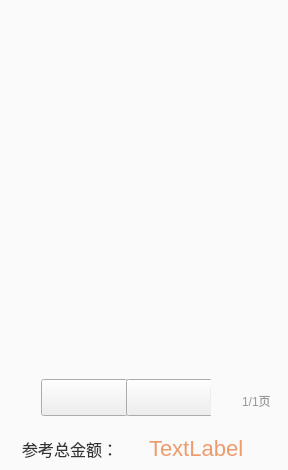
<?xml version="1.0" encoding="UTF-8"?>
<ui version="4.0">
 <class>OGoodsSelectWidget</class>
 <widget class="QWidget" name="OGoodsSelectWidget">
  <property name="geometry">
   <rect>
    <x>0</x>
    <y>0</y>
    <width>288</width>
    <height>470</height>
   </rect>
  </property>
  <property name="palette">
   <palette>
    <active>
     <colorrole role="Base">
      <brush brushstyle="SolidPattern">
       <color alpha="255">
        <red>255</red>
        <green>255</green>
        <blue>255</blue>
       </color>
      </brush>
     </colorrole>
     <colorrole role="Window">
      <brush brushstyle="SolidPattern">
       <color alpha="255">
        <red>250</red>
        <green>250</green>
        <blue>250</blue>
       </color>
      </brush>
     </colorrole>
    </active>
    <inactive>
     <colorrole role="Base">
      <brush brushstyle="SolidPattern">
       <color alpha="255">
        <red>255</red>
        <green>255</green>
        <blue>255</blue>
       </color>
      </brush>
     </colorrole>
     <colorrole role="Window">
      <brush brushstyle="SolidPattern">
       <color alpha="255">
        <red>250</red>
        <green>250</green>
        <blue>250</blue>
       </color>
      </brush>
     </colorrole>
    </inactive>
    <disabled>
     <colorrole role="Base">
      <brush brushstyle="SolidPattern">
       <color alpha="255">
        <red>250</red>
        <green>250</green>
        <blue>250</blue>
       </color>
      </brush>
     </colorrole>
     <colorrole role="Window">
      <brush brushstyle="SolidPattern">
       <color alpha="255">
        <red>250</red>
        <green>250</green>
        <blue>250</blue>
       </color>
      </brush>
     </colorrole>
    </disabled>
   </palette>
  </property>
  <property name="windowTitle">
   <string>Form</string>
  </property>
  <layout class="QVBoxLayout" name="verticalLayout">
   <property name="spacing">
    <number>0</number>
   </property>
   <property name="leftMargin">
    <number>0</number>
   </property>
   <property name="topMargin">
    <number>0</number>
   </property>
   <property name="rightMargin">
    <number>0</number>
   </property>
   <property name="bottomMargin">
    <number>0</number>
   </property>
   <item>
    <widget class="OutStockGoodsSelectTitleWidget" name="titleWidget" native="true">
     <property name="minimumSize">
      <size>
       <width>0</width>
       <height>34</height>
      </size>
     </property>
     <property name="maximumSize">
      <size>
       <width>16777215</width>
       <height>34</height>
      </size>
     </property>
    </widget>
   </item>
   <item>
    <widget class="OutStockGoodsSelectListView" name="listView">
     <property name="styleSheet">
      <string notr="true">border:none;
background-color: rgb(250, 250, 250);</string>
     </property>
     <property name="verticalScrollBarPolicy">
      <enum>Qt::ScrollBarAlwaysOff</enum>
     </property>
     <property name="horizontalScrollBarPolicy">
      <enum>Qt::ScrollBarAlwaysOff</enum>
     </property>
    </widget>
   </item>
   <item>
    <widget class="QWidget" name="leftWidget" native="true">
     <property name="minimumSize">
      <size>
       <width>0</width>
       <height>41</height>
      </size>
     </property>
     <property name="maximumSize">
      <size>
       <width>16777215</width>
       <height>41</height>
      </size>
     </property>
     <property name="styleSheet">
      <string notr="true">QWidget#leftWidget{
        background-color:#fafafa;
}</string>
     </property>
     <layout class="QHBoxLayout" name="horizontalLayout_4">
      <property name="spacing">
       <number>0</number>
      </property>
      <property name="leftMargin">
       <number>14</number>
      </property>
      <property name="topMargin">
       <number>0</number>
      </property>
      <property name="rightMargin">
       <number>14</number>
      </property>
      <property name="bottomMargin">
       <number>0</number>
      </property>
      <item>
       <spacer name="horizontalSpacer_2">
        <property name="orientation">
         <enum>Qt::Horizontal</enum>
        </property>
        <property name="sizeHint" stdset="0">
         <size>
          <width>40</width>
          <height>20</height>
         </size>
        </property>
       </spacer>
      </item>
      <item>
       <widget class="QWidget" name="widget_5" native="true">
        <property name="sizePolicy">
         <sizepolicy hsizetype="Preferred" vsizetype="Preferred">
          <horstretch>0</horstretch>
          <verstretch>0</verstretch>
         </sizepolicy>
        </property>
        <property name="minimumSize">
         <size>
          <width>170</width>
          <height>0</height>
         </size>
        </property>
        <property name="maximumSize">
         <size>
          <width>170</width>
          <height>16777215</height>
         </size>
        </property>
        <layout class="QHBoxLayout" name="horizontalLayout_5">
         <property name="spacing">
          <number>0</number>
         </property>
         <property name="leftMargin">
          <number>0</number>
         </property>
         <property name="topMargin">
          <number>0</number>
         </property>
         <property name="rightMargin">
          <number>0</number>
         </property>
         <property name="bottomMargin">
          <number>0</number>
         </property>
         <item>
          <widget class="QPushButton" name="lastPageButton">
           <property name="minimumSize">
            <size>
             <width>87</width>
             <height>37</height>
            </size>
           </property>
           <property name="maximumSize">
            <size>
             <width>87</width>
             <height>37</height>
            </size>
           </property>
           <property name="styleSheet">
            <string notr="true">QPushButton
{
        border-image: url(:/saleImage/btn-up-nomal.png);
}

QPushButton:pressed
{
        border-image: url(:/saleImage/btn-up-pess.png);
}

QPushButton:disabled
{
border-image: url(:/saleImage/btn-up-disable.png);
}</string>
           </property>
           <property name="text">
            <string/>
           </property>
          </widget>
         </item>
         <item>
          <widget class="QPushButton" name="nextPageButton">
           <property name="minimumSize">
            <size>
             <width>87</width>
             <height>37</height>
            </size>
           </property>
           <property name="maximumSize">
            <size>
             <width>87</width>
             <height>37</height>
            </size>
           </property>
           <property name="styleSheet">
            <string notr="true">QPushButton{
        border-image: url(:/saleImage/btn-down-nomal.png);
}

QPushButton:pressed{
        border-image: url(:/saleImage/btn-down-pess.png);
}

QPushButton:disabled{
        border-image: url(:/saleImage/btn-down-disabled.png);
}</string>
           </property>
           <property name="text">
            <string/>
           </property>
          </widget>
         </item>
         <item>
          <widget class="QWidget" name="widget_6" native="true">
           <property name="minimumSize">
            <size>
             <width>1</width>
             <height>18</height>
            </size>
           </property>
           <property name="maximumSize">
            <size>
             <width>1</width>
             <height>18</height>
            </size>
           </property>
           <property name="styleSheet">
            <string notr="true">border: 1px solid #ededed;</string>
           </property>
          </widget>
         </item>
        </layout>
       </widget>
      </item>
      <item>
       <spacer name="horizontalSpacer">
        <property name="orientation">
         <enum>Qt::Horizontal</enum>
        </property>
        <property name="sizeHint" stdset="0">
         <size>
          <width>40</width>
          <height>20</height>
         </size>
        </property>
       </spacer>
      </item>
      <item>
       <widget class="QLabel" name="pageLabel">
        <property name="styleSheet">
         <string notr="true">font-size:12px;
color:#999999;
font-family:&quot;微软雅黑&quot;;
padding-top:6px;</string>
        </property>
        <property name="text">
         <string>1/1页</string>
        </property>
       </widget>
      </item>
     </layout>
    </widget>
   </item>
   <item>
    <widget class="QWidget" name="bottomWidget" native="true">
     <property name="minimumSize">
      <size>
       <width>0</width>
       <height>52</height>
      </size>
     </property>
     <property name="maximumSize">
      <size>
       <width>16777215</width>
       <height>52</height>
      </size>
     </property>
     <property name="styleSheet">
      <string notr="true">background:#fafafa;</string>
     </property>
     <widget class="QWidget" name="horizontalLayoutWidget">
      <property name="geometry">
       <rect>
        <x>0</x>
        <y>0</y>
        <width>291</width>
        <height>61</height>
       </rect>
      </property>
      <layout class="QHBoxLayout" name="horizontalLayout_2">
       <item>
        <widget class="QLabel" name="label">
         <property name="palette">
          <palette>
           <active>
            <colorrole role="WindowText">
             <brush brushstyle="SolidPattern">
              <color alpha="255">
               <red>51</red>
               <green>51</green>
               <blue>51</blue>
              </color>
             </brush>
            </colorrole>
            <colorrole role="Button">
             <brush brushstyle="SolidPattern">
              <color alpha="255">
               <red>250</red>
               <green>250</green>
               <blue>250</blue>
              </color>
             </brush>
            </colorrole>
            <colorrole role="Text">
             <brush brushstyle="SolidPattern">
              <color alpha="255">
               <red>51</red>
               <green>51</green>
               <blue>51</blue>
              </color>
             </brush>
            </colorrole>
            <colorrole role="ButtonText">
             <brush brushstyle="SolidPattern">
              <color alpha="255">
               <red>51</red>
               <green>51</green>
               <blue>51</blue>
              </color>
             </brush>
            </colorrole>
            <colorrole role="Base">
             <brush brushstyle="SolidPattern">
              <color alpha="255">
               <red>250</red>
               <green>250</green>
               <blue>250</blue>
              </color>
             </brush>
            </colorrole>
            <colorrole role="Window">
             <brush brushstyle="SolidPattern">
              <color alpha="255">
               <red>250</red>
               <green>250</green>
               <blue>250</blue>
              </color>
             </brush>
            </colorrole>
           </active>
           <inactive>
            <colorrole role="WindowText">
             <brush brushstyle="SolidPattern">
              <color alpha="255">
               <red>51</red>
               <green>51</green>
               <blue>51</blue>
              </color>
             </brush>
            </colorrole>
            <colorrole role="Button">
             <brush brushstyle="SolidPattern">
              <color alpha="255">
               <red>250</red>
               <green>250</green>
               <blue>250</blue>
              </color>
             </brush>
            </colorrole>
            <colorrole role="Text">
             <brush brushstyle="SolidPattern">
              <color alpha="255">
               <red>51</red>
               <green>51</green>
               <blue>51</blue>
              </color>
             </brush>
            </colorrole>
            <colorrole role="ButtonText">
             <brush brushstyle="SolidPattern">
              <color alpha="255">
               <red>51</red>
               <green>51</green>
               <blue>51</blue>
              </color>
             </brush>
            </colorrole>
            <colorrole role="Base">
             <brush brushstyle="SolidPattern">
              <color alpha="255">
               <red>250</red>
               <green>250</green>
               <blue>250</blue>
              </color>
             </brush>
            </colorrole>
            <colorrole role="Window">
             <brush brushstyle="SolidPattern">
              <color alpha="255">
               <red>250</red>
               <green>250</green>
               <blue>250</blue>
              </color>
             </brush>
            </colorrole>
           </inactive>
           <disabled>
            <colorrole role="WindowText">
             <brush brushstyle="SolidPattern">
              <color alpha="255">
               <red>51</red>
               <green>51</green>
               <blue>51</blue>
              </color>
             </brush>
            </colorrole>
            <colorrole role="Button">
             <brush brushstyle="SolidPattern">
              <color alpha="255">
               <red>250</red>
               <green>250</green>
               <blue>250</blue>
              </color>
             </brush>
            </colorrole>
            <colorrole role="Text">
             <brush brushstyle="SolidPattern">
              <color alpha="255">
               <red>51</red>
               <green>51</green>
               <blue>51</blue>
              </color>
             </brush>
            </colorrole>
            <colorrole role="ButtonText">
             <brush brushstyle="SolidPattern">
              <color alpha="255">
               <red>51</red>
               <green>51</green>
               <blue>51</blue>
              </color>
             </brush>
            </colorrole>
            <colorrole role="Base">
             <brush brushstyle="SolidPattern">
              <color alpha="255">
               <red>250</red>
               <green>250</green>
               <blue>250</blue>
              </color>
             </brush>
            </colorrole>
            <colorrole role="Window">
             <brush brushstyle="SolidPattern">
              <color alpha="255">
               <red>250</red>
               <green>250</green>
               <blue>250</blue>
              </color>
             </brush>
            </colorrole>
           </disabled>
          </palette>
         </property>
         <property name="styleSheet">
          <string notr="true">font-size:16px;
color:#333333;
background:#fafafa;
font-family:&quot;微软雅黑&quot;;
padding-top:-6px;</string>
         </property>
         <property name="text">
          <string>     参考总金额：</string>
         </property>
        </widget>
       </item>
       <item>
        <widget class="QLabel" name="totalLabel">
         <property name="styleSheet">
          <string notr="true">font-size:22px;
color:#ED9A6D;
background:#fafafa;
font-family:&quot;微软雅黑&quot;;
padding-top:-12px;</string>
         </property>
         <property name="text">
          <string>TextLabel</string>
         </property>
        </widget>
       </item>
      </layout>
     </widget>
    </widget>
   </item>
  </layout>
 </widget>
 <customwidgets>
  <customwidget>
   <class>OutStockGoodsSelectTitleWidget</class>
   <extends>QWidget</extends>
   <header>../OutStock/OutStockGoodsSelectTitleWidget.h</header>
   <container>1</container>
  </customwidget>
  <customwidget>
   <class>OutStockGoodsSelectListView</class>
   <extends>QListView</extends>
   <header>../OutStock/OutStockGoodsSelectListView.h</header>
  </customwidget>
 </customwidgets>
 <resources/>
 <connections/>
</ui>
